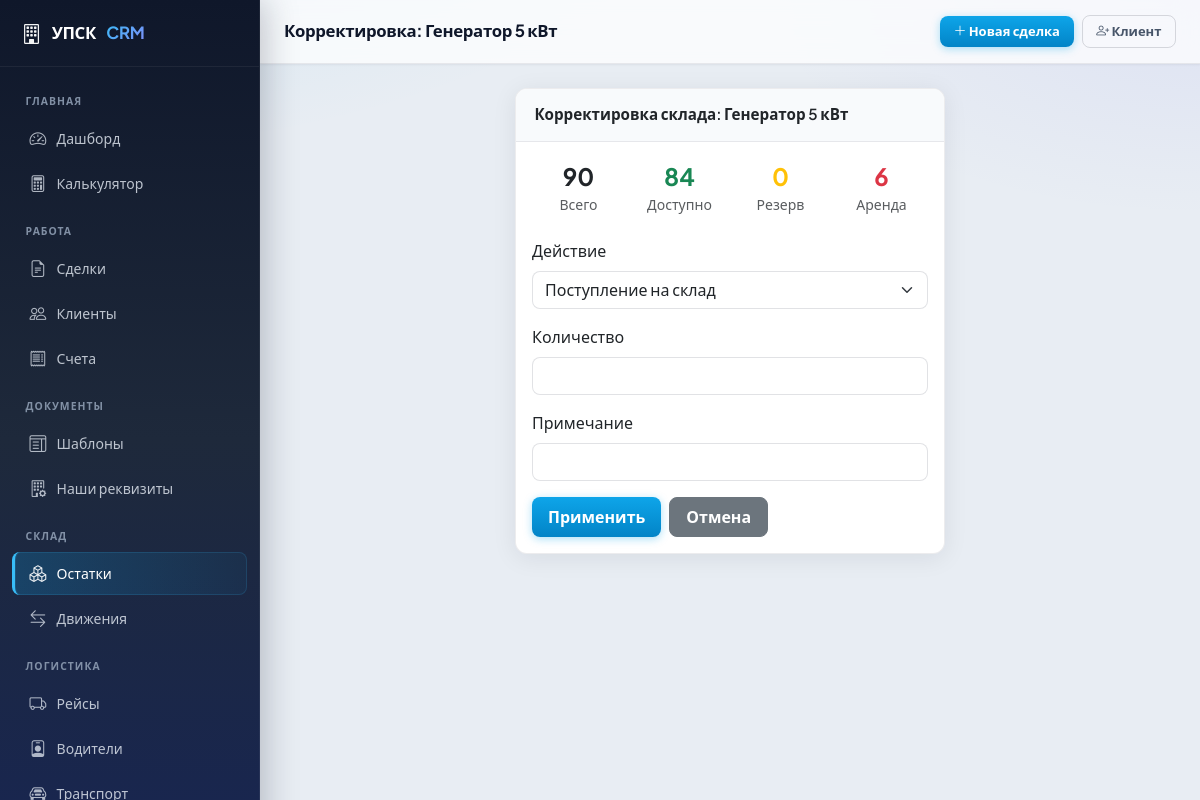
Page /equipment/adjust/11/ on the committed database.
### equipment/models.py (models this page shows, shortened)
class WarehouseStock(models.Model):
    equipment_type = models.OneToOneField(EquipmentType, on_delete=models.CASCADE,
                                          related_name='stock', verbose_name='Тип оборудования')
    quantity_total = models.IntegerField('Всего', default=0)
    quantity_reserved = models.IntegerField('Зарезервировано', default=0)
    quantity_rented = models.IntegerField('В аренде', default=0)
    quantity_repair = models.IntegerField('На ремонте', default=0)
    min_stock_level = models.IntegerField('Мин. запас', default=0)
    class Meta:
        verbose_name = 'Остаток на складе'
        verbose_name_plural = 'Остатки на складе'
    @property
    def quantity_available(self):
        return max(0, self.quantity_total - self.quantity_reserved - self.quantity_rented - self.quantity_repair)

class EquipmentType(models.Model):
    code = models.CharField('Код', max_length=50, unique=True)
    name = models.CharField('Наименование', max_length=200)
    category = models.ForeignKey(
        'pricing.EquipmentCategory', on_delete=models.SET_NULL,
        null=True, blank=True, related_name='equipment_types',
        verbose_name='Категория',
    )
    unit = models.CharField('Ед. изм.', max_length=20, default='шт')
    base_price = models.DecimalField(
        'Рыночная стоимость ед.', max_digits=10, decimal_places=2, default=0,
    )
    price_coefficient = models.DecimalField(
        'Коэффициент цены', max_digits=5, decimal_places=2, default=1.0,
    )
    daily_rental_rate = models.DecimalField(
        'Суточная ставка аренды (руб.)', max_digits=10, decimal_places=2, default=0,
    )
    weight_per_unit = models.DecimalField('Вес ед. (кг)', max_digits=8, decimal_places=3, default=0)
    volume_per_unit = models.DecimalField('Объём ед. (м3)', max_digits=8, decimal_places=4, default=0)
    is_active = models.BooleanField('Активно', default=True)
    class Meta:
        verbose_name = 'Тип оборудования'
        verbose_name_plural = 'Типы оборудования'
        ordering = ['name']

### equipment/views.py (the view, shortened to what this page needs)
# urls.py: path('adjust/<int:pk>/', views.stock_adjust, name='stock_adjust'),
def stock_adjust(request, pk):
    stock = get_object_or_404(WarehouseStock, pk=pk)
    return render(request, 'equipment/adjust.html', {
        'stock': stock, 'page_title': f'Корректировка: {stock.equipment_type.name}',
    })

### templates/equipment/adjust.html (shortened to what this page needs)
{% extends "base.html" %}
{% block nav_warehouse %}active{% endblock %}
{% block content %}
<div class="row justify-content-center">
<div class="col-md-6">
  <div class="card">
    <div class="card-header">Корректировка склада: {{ stock.equipment_type.name }}</div>
    <div class="card-body">
      <div class="row g-2 mb-4 text-center">
        <div class="col-3"><div class="fw-bold fs-4">{{ stock.quantity_total }}</div><div class="small text-muted">Всего</div></div>
        <div class="col-3"><div class="fw-bold fs-4 text-success">{{ stock.quantity_available }}</div><div class="small text-muted">Доступно</div></div>
        <div class="col-3"><div class="fw-bold fs-4 text-warning">{{ stock.quantity_reserved }}</div><div class="small text-muted">Резерв</div></div>
        <div class="col-3"><div class="fw-bold fs-4 text-danger">{{ stock.quantity_rented }}</div><div class="small text-muted">Аренда</div></div>
      </div>
      <form method="post">
        <div class="mb-3">
          <label class="form-label">Действие</label>
          <select class="form-select" name="action" required>
            <option value="add">Поступление на склад</option>
          </select>
        </div>
        <div class="mb-3">
          <label class="form-label">Количество</label>
          <input type="number" class="form-control" name="qty" min="1" required>
        </div>
        <div class="mb-3">
          <label class="form-label">Примечание</label>
          <input type="text" class="form-control" name="notes">
        </div>
        <div class="d-flex gap-2">
          <button type="submit" class="btn btn-primary">Применить</button>
          <a href="{% url 'warehouse_list' %}" class="btn btn-secondary">Отмена</a>
        </div>
      </form>
    </div>
  </div>
</div>
</div>
{% endblock %}

### static/css/app.css (style rules this page uses)
:root { --sidebar-width: 260px; --topbar-height: 64px; --radius-sm: 8px; --radius-md: 12px; --radius-lg: 16px; --shadow-sm: 0 1px 2px rgba(15, 23, 42, 0.06); --shadow-md: 0 4px 24px rgba(15, 23, 42, 0.08); --shadow-lg: 0 12px 40px rgba(15, 23, 42, 0.12); --surface: #ffffff; --surface-2: #f8fafc; --border: rgba(15, 23, 42, 0.08); --accent: #0ea5e9; --accent-hover: #0284c7; --sidebar-bg: linear-gradient(180deg, #0f172a 0%, #1e293b 48%, #172554 100%); --sidebar-border: rgba(255, 255, 255, 0.06); --text-muted-custom: #64748b; --body-bg: #e8edf3; --bs-body-font-family: "Plus Jakarta Sans", system-ui, -apple-system, "Segoe UI", Roboto, sans-serif; --bs-primary: #0ea5e9; --bs-primary-rgb: 14, 165, 233; --bs-link-color: #0284c7; --bs-border-radius: var(--radius-sm); --bs-card-border-radius: var(--radius-md); }
*, *::before, *::after { box-sizing: border-box; }
body { font-family: var(--bs-body-font-family); background: var(--body-bg); background-image: radial-gradient(ellipse 120% 80% at 0% -20%, rgba(14, 165, 233, 0.12), transparent 50%), radial-gradient(ellipse 80% 60% at 100% 0%, rgba(99, 102, 241, 0.08), transparent 45%); background-attachment: fixed; color: #0f172a; -webkit-font-smoothing: antialiased; }
.card { border: 1px solid var(--border); border-radius: var(--radius-md); box-shadow: var(--shadow-md); background: var(--surface); overflow: hidden; }
.card-header { background: var(--surface-2) !important; border-bottom: 1px solid var(--border); font-weight: 600; font-size: 0.95rem; padding: 0.9rem 1.15rem; }
.btn { font-weight: 600; border-radius: var(--radius-sm); padding: 0.45rem 1rem; }
.btn-primary { background: linear-gradient(180deg, #0ea5e9 0%, #0284c7 100%); border: none; box-shadow: 0 2px 8px rgba(14, 165, 233, 0.35); }
.form-control, .form-select { border-radius: var(--radius-sm); border-color: rgba(15, 23, 42, 0.12); }

### rows in the picture
WarehouseStock: equipment_type.name "Генератор 5 кВт", quantity_total "90", quantity_available "84", quantity_reserved "0", quantity_rented "6"

### other values in the picture
{{ page_title|default:"" }} "Корректировка: Генератор 5 кВт"
